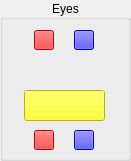
         <widget class="QGroupBox" name="eyes_groupBox">
          <property name="geometry">
           <rect>
            <x>10</x>
            <y>440</y>
            <width>131</width>
            <height>161</height>
           </rect>
          </property>
          <property name="title">
           <string>Eyes</string>
          </property>
          <property name="alignment">
           <set>Qt::AlignCenter</set>
          </property>
          <widget class="QPushButton" name="lookAt_c_ctr">
           <property name="geometry">
            <rect>
             <x>24</x>
             <y>90</y>
             <width>81</width>
             <height>31</height>
            </rect>
           </property>
           <property name="styleSheet">
            <string notr="true">background-color: yellow;
</string>
           </property>
           <property name="text">
            <string/>
           </property>
          </widget>
          <widget class="QPushButton" name="lookAt_r_ctr">
           <property name="geometry">
            <rect>
             <x>34</x>
             <y>130</y>
             <width>20</width>
             <height>20</height>
            </rect>
           </property>
           <property name="styleSheet">
            <string notr="true">background-color: red;</string>
           </property>
           <property name="text">
            <string/>
           </property>
          </widget>
          <widget class="QPushButton" name="lookAt_l_ctr">
           <property name="geometry">
            <rect>
             <x>74</x>
             <y>130</y>
             <width>20</width>
             <height>20</height>
            </rect>
           </property>
           <property name="styleSheet">
            <string notr="true">background-color: blue;</string>
           </property>
           <property name="text">
            <string/>
           </property>
          </widget>
          <widget class="QPushButton" name="eye_r_ctr">
           <property name="geometry">
            <rect>
             <x>34</x>
             <y>30</y>
             <width>20</width>
             <height>20</height>
            </rect>
           </property>
           <property name="styleSheet">
            <string notr="true">background-color: red;</string>
           </property>
           <property name="text">
            <string/>
           </property>
          </widget>
          <widget class="QPushButton" name="eye_l_ctr">
           <property name="geometry">
            <rect>
             <x>74</x>
             <y>30</y>
             <width>20</width>
             <height>20</height>
            </rect>
           </property>
           <property name="styleSheet">
            <string notr="true">background-color: blue;</string>
           </property>
           <property name="text">
            <string/>
           </property>
          </widget>
         </widget>
